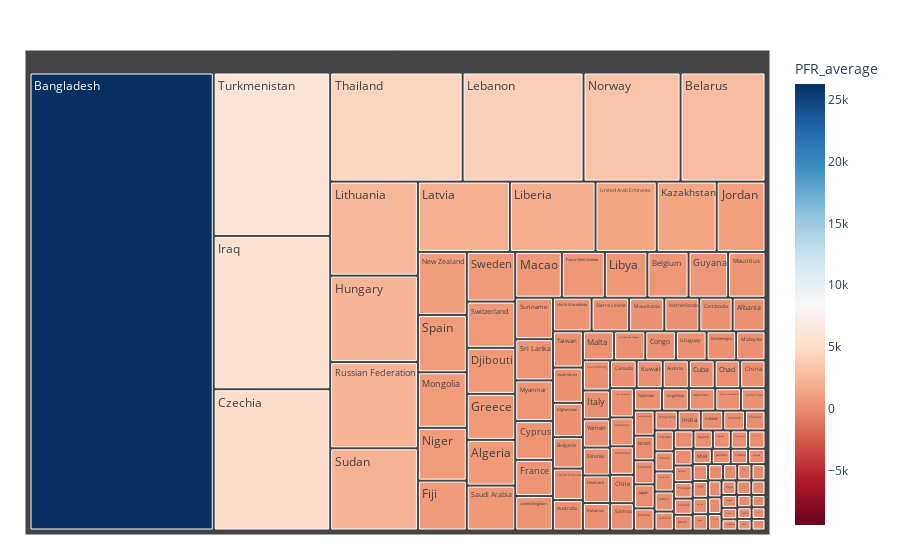

The code cell stored with this chart in its notebook:
### Code cell
import mysql.connector
import pycountry
import plotly.express as px
import pandas as pd
import numpy as np

mydb = mysql.connector.connect(
  host="127.0.0.1",
  user="root",
  password="qwerty123",
  database="cs306"
)

mycursor = mydb.cursor()
mycursor.execute(
    '''
    Select pfr_.Country, AVG(pfr_.PFR) AS PFR_average
        FROM cs306.pfr pfr_
        GROUP BY pfr_.Country;
    '''
)

df = pd.DataFrame(columns=["Country", "iso_alpha", "PFR_average"])

for (Country, PFR_average) in mycursor:
    if (Country == 'Russia'):
        c = pycountry.countries.get(name='Russian Federation')
        tmp = pd.DataFrame(
            [{"Country": "Russian Federation", "iso_alpha": c.alpha_3, "PFR_average": float(PFR_average) }])
        df = pd.concat([df, tmp], axis=0, ignore_index=True)
    else:
      c = pycountry.countries.get(name=Country)
      if c is None:
          c = pycountry.countries.get(common_name=Country)
      try:
          tmp = pd.DataFrame(
              [{"Country": Country, "iso_alpha": c.alpha_3, "PFR_average": float(PFR_average) }])
          df = pd.concat([df, tmp], axis=0, ignore_index=True)
      except:
          continue

fig = px.treemap(df, path=['Country'], values='PFR_average',
                  color='PFR_average', hover_data=['iso_alpha'],
                  color_continuous_scale='RdBu',
                  color_continuous_midpoint=np.average(df['PFR_average'], weights=df['PFR_average']))
fig.update_layout(margin = dict(t=50, l=25, r=25, b=25))
fig.show()

### Figure 1 — Plotly figure (JSON) as saved in the notebook; plotly's stock layout.template omitted (floating-point values rounded to 4 significant figures; data arrays with more than 128 entries replaced by an {"elided": "..."} marker saying what was removed)
{"data": [{"branchvalues": "total", "customdata": {"elided": "132x2 mixed values"}, "domain": {"x": [0, 1], "y": [0, 1]}, "hovertemplate": "labels=%{label}<br>PFR_average_sum=%{value}<br>parent=%{parent}<br>id=%{id}<br>iso_alpha=%{customdata[0]}<br>PFR_average=%{color}<extra></extra>", "ids": {"elided": "132 str values"}, "labels": {"elided": "132 str values"}, "marker": {"coloraxis": "coloraxis", "colors": {"elided": "132 float values"}}, "name": "", "parents": {"elided": "132 str values"}, "type": "treemap", "values": {"elided": "132 float values"}}], "layout": {"coloraxis": {"cmid": 8447.0, "colorbar": {"title": {"text": "PFR_average"}}, "colorscale": [[0, "rgb(103,0,31)"], [0.1, "rgb(178,24,43)"], [0.2, "rgb(214,96,77)"], [0.3, "rgb(244,165,130)"], [0.4, "rgb(253,219,199)"], [0.5, "rgb(247,247,247)"], [0.6, "rgb(209,229,240)"], [0.7, "rgb(146,197,222)"], [0.8, "rgb(67,147,195)"], [0.9, "rgb(33,102,172)"], [1, "rgb(5,48,97)"]]}, "legend": {"tracegroupgap": 0}, "margin": {"b": 25, "l": 25, "r": 25, "t": 50}}}
